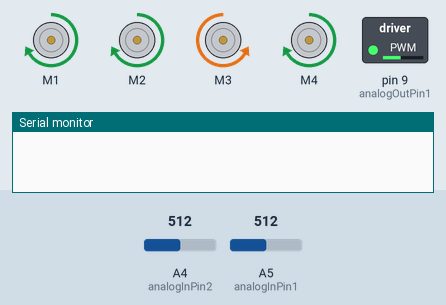
Bench run of a sketch on a simulated Arduino Uno, built with avr-gcc and run on an emulated ATmega328P. Parts: 4 × DC motor (green arrow = forward, orange = backward, longer = faster), switched loads named in the sketch (green lamp = pin HIGH), the last lines printed to the serial monitor. The test bench sets the inputs (shaded band); at power-on: A4 (analogInPin2) = 512, A5 (analogInPin1) = 512.

Above: at 1.2 s.
1.3 s: A4 (analogInPin2) set to 716
At 2.3 s:
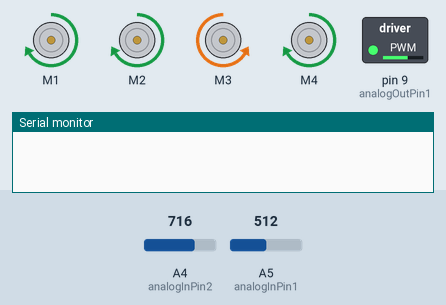
2.8 s: A5 (analogInPin1) set to 166
4.3 s: A5 (analogInPin1) set to 145
At 5.0 s:
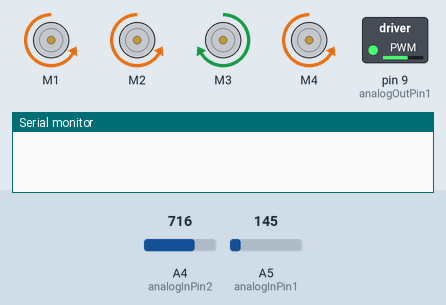
5.8 s: A4 (analogInPin2) set to 196
At 7.0 s:
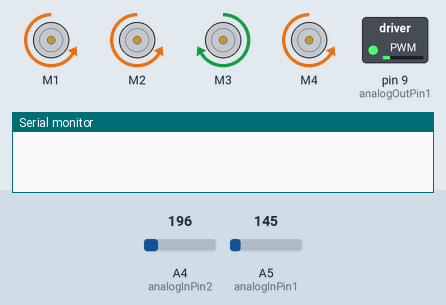
7.3 s: A4 (analogInPin2) set to 169
At 8.4 s:
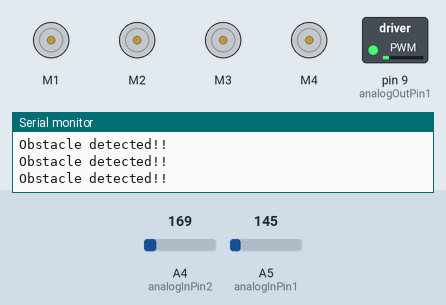
8.8 s: A5 (analogInPin1) set to 235
At 10.0 s:
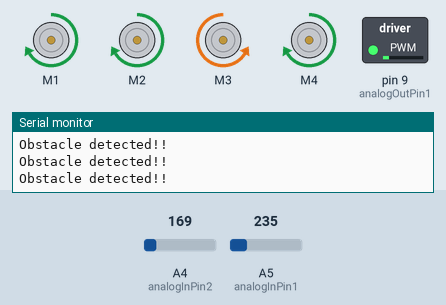
Timing chart, 0 to 11.3 s (numbered marks = the images above; inputs shaded):
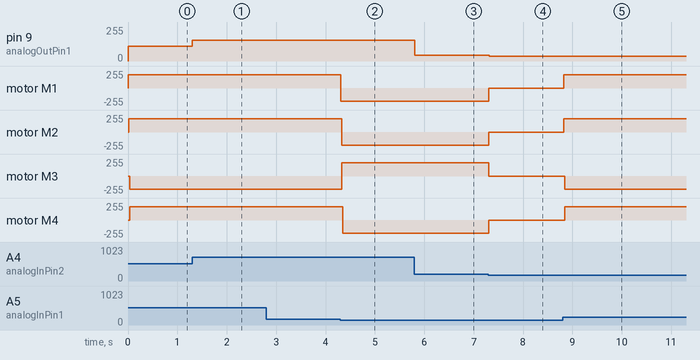

The sketch:

Final_Motor_Test.ino
```cpp
#include <AFMotor.h>

AF_DCMotor motor1(1);
AF_DCMotor motor2(2);
AF_DCMotor motor3(3);
AF_DCMotor motor4(4);

const int analogInPin1 = A5;
const int analogOutPin1 = 9;
const int analogInPin2 = A4;
const int analogOutPin2 = 9;

int sensorValue1 = 0;
int outputValue1 = 0;
int sensorValue2 = 0;
int outputValue2 = 0;

void setup() {
  Serial.begin(9600);

  motor1.setSpeed(200);
  motor2.setSpeed(200);
  motor3.setSpeed(200);
  motor4.setSpeed(200);

  motor1.run(RELEASE);
  motor2.run(RELEASE);
  motor3.run(RELEASE);
  motor4.run(RELEASE);
}

void loop() {
  uint8_t i;
  sensorValue1 = analogRead(analogInPin1);
  outputValue1 = map(sensorValue1, 0, 1023, 0, 255);
  analogWrite(analogOutPin1, outputValue1);

  sensorValue2 = analogRead(analogInPin2);
  outputValue2 = map(sensorValue2, 0,1023, 0, 225);
  analogWrite(analogOutPin2, outputValue2);
  if(outputValue1>=39)
  {
    motor1.run(FORWARD);
    motor1.setSpeed(200);
    delay(10);

    motor2.run(FORWARD);
    motor2.setSpeed(200);
    delay(10);

    motor3.run(BACKWARD);
    motor3.setSpeed(200);
    delay(10);

    motor4.run(FORWARD);
    motor4.setSpeed(200);
    delay(10);
  }
  else if(outputValue2>=39)
  {
      for(i=0; i<50; i++){
        if(outputValue1>=39 && outputValue2<=225)
        {
          continue;
          Serial.println("Obstacle detected!!");
          motor1.run(RELEASE);
          motor2.run(RELEASE);
          motor3.run(RELEASE);
          motor4.run(RELEASE);

        }
        else
        {
          motor1.run(BACKWARD);
          motor1.setSpeed(200);
          delay(10);

          motor2.run(BACKWARD);
          motor2.setSpeed(200);
          delay(10);

          motor3.run(FORWARD);
          motor3.setSpeed(200);
          delay(10);

          motor4.run(BACKWARD);
          motor4.setSpeed(200);
          delay(10);
         break;
        }
    }
  }
  else
  {
    Serial.println("Obstacle detected!!");
    motor1.run(RELEASE);
    motor2.run(RELEASE);
    motor3.run(RELEASE);
    motor4.run(RELEASE);

  }
}
```

Measured:
- the behaviour switches between 157 and 156 on A5 (analogInPin1) (found by bisection; images 1 and 2)
- the behaviour switches between 178 and 177 on A4 (analogInPin2) (found by bisection; images 3 and 4)
- after the input at 1.3 s, pin 9 (analogOutPin1): 112/255 → 157/255 at once
- after the input at 4.3 s, motor M1, motor M2: forward 200/255 → backward 200/255 at once; motor M3: backward 200/255 → forward 200/255 at once; motor M4: forward 200/255 → backward 200/255 after 0.05 s
- after the input at 5.8 s, pin 9 (analogOutPin1): 157/255 → 43/255 at once
- after the input at 7.3 s, pin 9 (analogOutPin1): 43/255 → 37/255 at once; motor M1, motor M2, motor M4: backward 200/255 → stopped at once; motor M3: forward 200/255 → stopped at once
- after the input at 8.8 s, motor M1, motor M2: stopped → forward 200/255 at once; motor M3: stopped → backward 200/255 after 0.05 s; motor M4: stopped → forward 200/255 after 0.05 s
